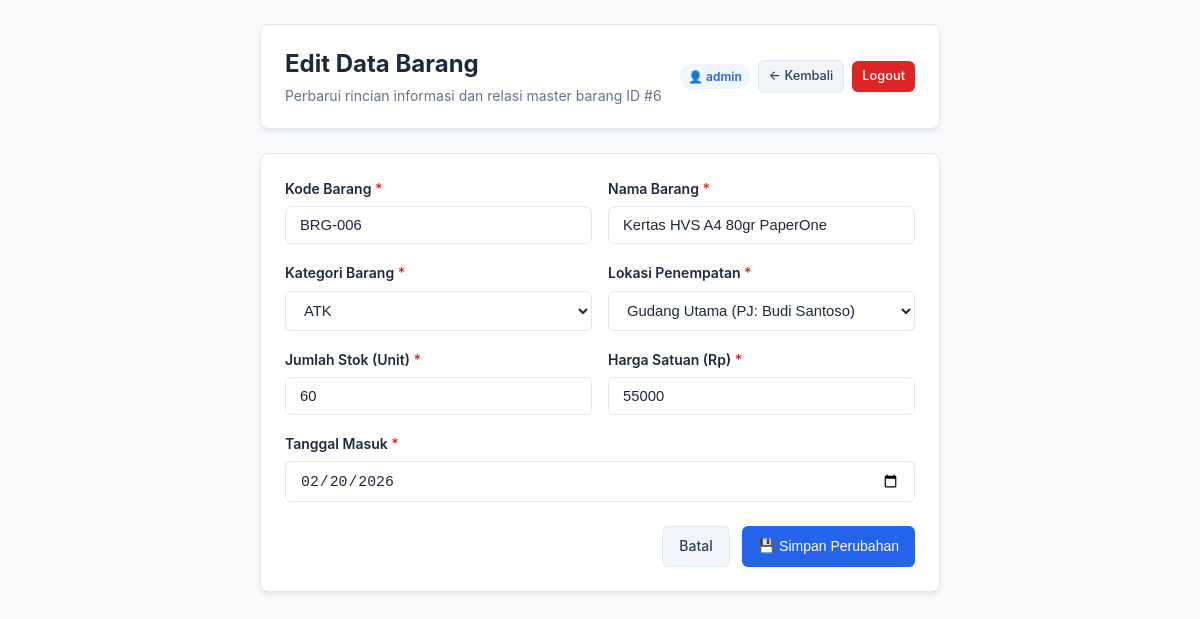
The page /edit.php?id=6 (signed in) on the database its author committed.
### tables this page shows
CREATE TABLE `barang` (
  `id` INT AUTO_INCREMENT PRIMARY KEY,
  `kode_barang` VARCHAR(20) NOT NULL UNIQUE,
  `nama_barang` VARCHAR(100) NOT NULL,
  `id_kategori` INT NOT NULL,
  `id_lokasi` INT NOT NULL,
  `stok` INT NOT NULL DEFAULT 0,
  `harga` INT NOT NULL DEFAULT 0,
  `tanggal_masuk` DATE NOT NULL,
  CONSTRAINT `fk_barang_kategori` FOREIGN KEY (`id_kategori`) REFERENCES `kategori` (`id_kategori`) ON UPDATE CASCADE ON DELETE RESTRICT,
  CONSTRAINT `fk_barang_lokasi` FOREIGN KEY (`id_lokasi`) REFERENCES `lokasi` (`id_lokasi`) ON UPDATE CASCADE ON DELETE RESTRICT
);

CREATE TABLE `kategori` (
  `id_kategori` INT AUTO_INCREMENT PRIMARY KEY,
  `nama_kategori` VARCHAR(50) NOT NULL UNIQUE,
  `deskripsi` VARCHAR(255) NULL
);

CREATE TABLE `lokasi` (
  `id_lokasi` INT AUTO_INCREMENT PRIMARY KEY,
  `nama_lokasi` VARCHAR(50) NOT NULL UNIQUE,
  `penanggung_jawab` VARCHAR(100) NOT NULL
);

### includes/form_barang.php (the view, shortened to what this page needs)
<div class="form-row">
    <div class="form-group">
        <label for="kode_barang">Kode Barang <span class="required">*</span></label>
        <input type="text" id="kode_barang" name="kode_barang" class="form-control"
               placeholder="Contoh: BRG-007" value="<?= htmlspecialchars($d['kode_barang']) ?>" required maxlength="20" autofocus>
    </div>
    <div class="form-group">
        <label for="nama_barang">Nama Barang <span class="required">*</span></label>
        <input type="text" id="nama_barang" name="nama_barang" class="form-control"
               placeholder="Contoh: Monitor LG 27 Inch" value="<?= htmlspecialchars($d['nama_barang']) ?>" required maxlength="100">
    </div>
</div>
<div class="form-row">
    <div class="form-group">
        <label for="id_kategori">Kategori Barang <span class="required">*</span></label>
        <select id="id_kategori" name="id_kategori" class="form-control" required>
            <?php foreach ($kategoriList as $kat): ?>
                <option value="<?= $kat['id_kategori'] ?>" <?= ($d['id_kategori'] == $kat['id_kategori']) ? 'selected' : '' ?>>
                    <?= htmlspecialchars($kat['nama_kategori']) ?>
                </option>
            <?php endforeach; ?>
        </select>
    </div>
    <div class="form-group">
        <label for="id_lokasi">Lokasi Penempatan <span class="required">*</span></label>
        <select id="id_lokasi" name="id_lokasi" class="form-control" required>
            <?php foreach ($lokasiList as $lok): ?>
                <option value="<?= $lok['id_lokasi'] ?>" <?= ($d['id_lokasi'] == $lok['id_lokasi']) ? 'selected' : '' ?>>
                    <?= htmlspecialchars($lok['nama_lokasi']) ?> (PJ: <?= htmlspecialchars($lok['penanggung_jawab']) ?>)
                </option>
            <?php endforeach; ?>
        </select>
    </div>
</div>
<div class="form-row">
    <div class="form-group">
        <label for="stok">Jumlah Stok (Unit) <span class="required">*</span></label>
        <input type="number" id="stok" name="stok" class="form-control" placeholder="0" min="0" value="<?= htmlspecialchars((string)$d['stok']) ?>" required>
    </div>
    <div class="form-group">
        <label for="harga">Harga Satuan (Rp) <span class="required">*</span></label>
        <input type="number" id="harga" name="harga" class="form-control" placeholder="1500000" min="0" step="500" value="<?= htmlspecialchars((string)$d['harga']) ?>" required>
    </div>
</div>
<div class="form-group">
    <label for="tanggal_masuk">Tanggal Masuk <span class="required">*</span></label>
    <input type="date" id="tanggal_masuk" name="tanggal_masuk" class="form-control" value="<?= htmlspecialchars($d['tanggal_masuk']) ?>" required>
</div>
<div class="form-actions">
    <a href="dashboard.php" class="btn btn-secondary">Batal</a>
    <button type="submit" class="btn btn-primary"><?= $btn_label ?? '💾 Simpan' ?></button>
</div>

### assets/css/style.css (style rules this page uses)
:root { --primary: #2563eb; --primary-hover: #1d4ed8; --primary-light: #eff6ff; --success: #16a34a; --success-bg: #dcfce7; --success-text: #14532d; --danger: #dc2626; --danger-hover: #b91c1c; --danger-bg: #fee2e2; --danger-text: #7f1d1d; --text-main: #1e293b; --text-muted: #64748b; --bg-page: #f8fafc; --bg-card: #ffffff; --border-color: #e2e8f0; --radius: 8px; --shadow: 0 4px 6px -1px rgba(0, 0, 0, 0.07), 0 2px 4px -2px rgba(0, 0, 0, 0.05); }
* { box-sizing: border-box; margin: 0; padding: 0; }
body { font-family: -apple-system, BlinkMacSystemFont, "Segoe UI", Roboto, sans-serif; background: var(--bg-page); color: var(--text-main); line-height: 1.6; padding: 24px 16px; }
.btn { display: inline-flex; align-items: center; justify-content: center; gap: 6px; padding: 8px 16px; font-size: 0.875rem; font-weight: 500; border-radius: 6px; text-decoration: none; border: none; cursor: pointer; transition: all 0.2s ease-in-out; }
.btn-primary { background: var(--primary); color: #fff; }
.btn-secondary { background: #f1f5f9; color: #334155; border: 1px solid var(--border-color); }
.form-group { margin-bottom: 18px; }
label { display: block; font-size: 0.875rem; font-weight: 600; margin-bottom: 6px; color: var(--text-main); }
label span.required { color: var(--danger); }
.form-control { width: 100%; padding: 10px 14px; font-size: 0.925rem; border: 1px solid var(--border-color); border-radius: 6px; background: #fff; color: var(--text-main); transition: border-color 0.2s, box-shadow 0.2s; }
.form-row { display: grid; grid-template-columns: 1fr 1fr; gap: 16px; }
.form-actions { display: flex; justify-content: flex-end; gap: 12px; margin-top: 24px; }

### rows shown on the page
barang: kode_barang "BRG-006", nama_barang "Kertas HVS A4 80gr PaperOne", id_kategori "ATK", id_lokasi "Gudang Utama (PJ: Budi Santoso)", stok "60", harga "55000", tanggal_masuk "02/20/2026"

### other values the page prints
$id "6"
$_SESSION['username'] "admin"
$btn_label "💾 Simpan Perubahan"
